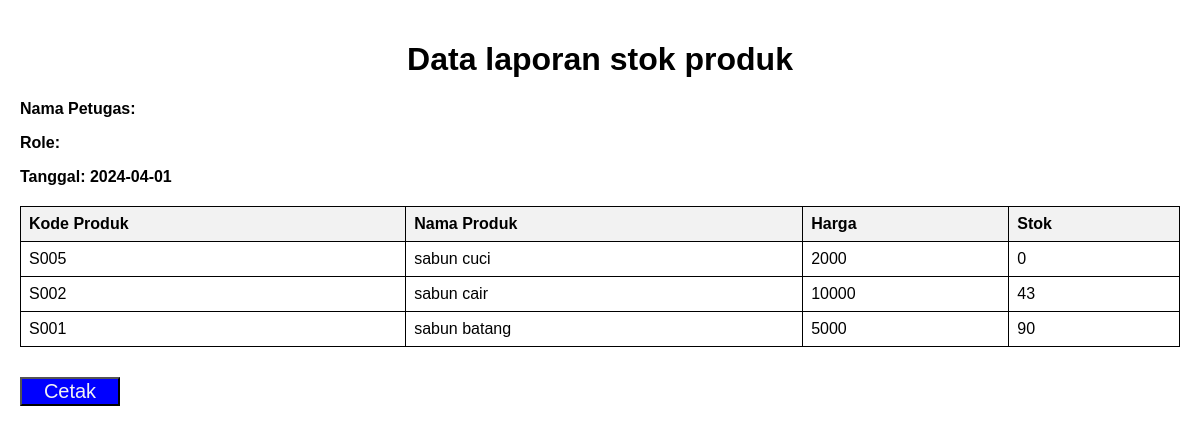
The app's page /laporan_stok.php with its own data.
### tables this page shows
CREATE TABLE `produk` (
  `id_produk` int(11) NOT NULL,
  `nama_produk` varchar(30) NOT NULL,
  `kd_produk` varchar(20) NOT NULL,
  `stok` int(11) NOT NULL,
  `harga` decimal(10,0) NOT NULL
);

### laporan_stok.php (the view, shortened to what this page needs)
<?php
require_once('koneksi.php');
function getTanggalHariIni($format = 'Y-m-d')
{
    return date($format);
}
$tanggal_hari_ini = getTanggalHariIni();
?>
<!DOCTYPE html>
<html lang="en">
<head>
</head>
<h1>Data laporan stok produk</h1>
<p>Nama Petugas: <?= $_SESSION['nama'] ?></p>
<p>Role: <?= $_SESSION['level'] ?></p>
<p>Tanggal: <?= $tanggal_hari_ini ?></p>
<body>
    <table>
        <thead>
            <th>Kode Produk</th>
            <th>Nama Produk</th>
            <th>Harga </th>
            <th>Stok</th>
        </thead>
        <?php
        $tampil = mysqli_query($conn, "SELECT * FROM produk");
        while ($data = mysqli_fetch_array($tampil)) {
            $kd_produk = $data['kd_produk'];
            $stok = $data['stok'];
            $harga = $data['harga'];
            $nama_produk = $data['nama_produk'];
        ?>
            <tbody>
                <td><?= $kd_produk ?></td>
                <td><?= $nama_produk ?></td>
                <td><?= $harga ?></td>
                <td><?= $stok ?></td>
            </tbody>
        <?php } ?>
    </table>
    <button class="print-button" onclick="printPage()">Cetak</button>
    <br>
</body>
</html>

### laporan_stok.php (style rules this page uses)
.print-button { display: block; }
body { font-family: Arial, sans-serif; margin: 0; padding: 20px; }
button { font-size: 20px; margin-top: 30px; width: 100px; background-color: blue; color: #f2f2f2; }
p { font-weight: bold; }
h1 { text-align: center; }
table { width: 100%; border-collapse: collapse; margin-top: 20px; }
table th, table td { border: 1px solid #000; padding: 8px; text-align: left; }
table th { background-color: #f2f2f2; }

### records on screen
produk: kd_produk "S005", nama_produk "sabun cuci", harga "2000", stok "0"
produk: kd_produk "S002", nama_produk "sabun cair", harga "10000", stok "43"
produk: kd_produk "S001", nama_produk "sabun batang", harga "5000", stok "90"

### other values on screen
$tanggal_hari_ini "2024-04-01"
